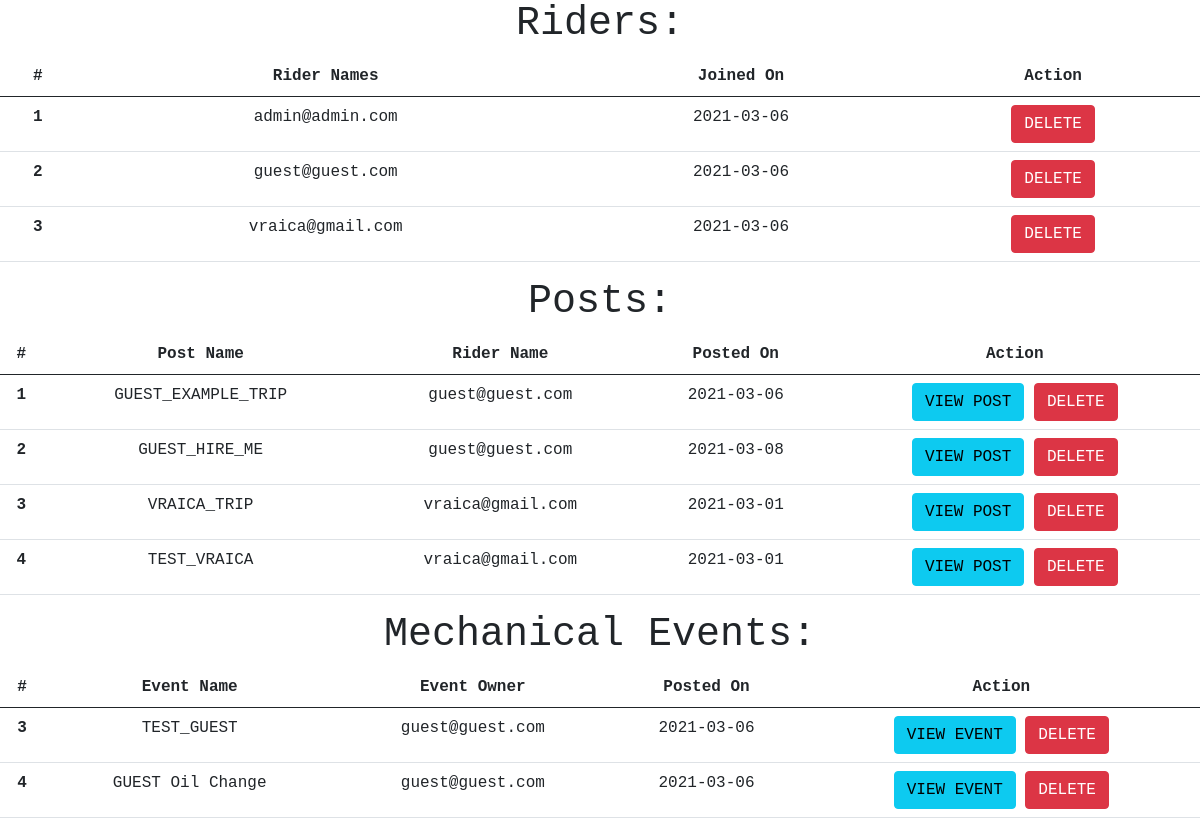
Screenshot of /ap (signed in) with the database file from the repository.
### application/models.py (models this page shows, shortened)
class Riders(db.Model, UserMixin):
    __tablename__ = 'Users_Tab'
    id = db.Column(db.Integer, primary_key=True)
    email = db.Column(db.String(100), unique=True)
    passw = db.Column(db.String(50))
    joined_on = db.Column(db.Date)

class TripRecords(db.Model):
    __tablename__ = 'TripRecords'
    id = db.Column(db.Integer, primary_key=True)
    trip_name = db.Column(db.String(100))
    trip_date = db.Column(db.Date)
    area_name = db.Column(db.String(50))
    km_travelled = db.Column(db.Integer)
    h_travelled = db.Column(db.Integer)
    km_initial = db.Column(db.Integer)
    km_final = db.Column(db.Integer)
    added_by = db.Column(db.String(100))

class MechanicalEvent(db.Model):
    __tablename__ = 'Mechanical_Tab'
    id = db.Column(db.Integer, primary_key=True)
    event_name = db.Column(db.String(100))
    event_date = db.Column(db.Date)
    event_details = db.Column(db.String(200))
    event_km = db.Column(db.Integer)
    event_cost = db.Column(db.Float)
    event_owner = db.Column(db.String(100))

### application/routes.py (the view)
@app.route('/ap')
@login_required
def admin_pannel():
    if session['logged_user'] != app.config['ADMIN_USER']:
        return redirect(url_for('login_page'))
    else:
        all_users = Riders.query.all()
        all_posts = TripRecords.query.all()
        all_events = MechanicalEvent.query.all()
        return render_template('admin_pannel.html', users=all_users, trip_posts=all_posts, mevents=all_events)

### application/routes.py (called while the page is built)
@loginMan.user_loader
def load_user(email):
    return Riders.query.filter_by(email=email).first()

### application/templates/admin_pannel.html
{%extends 'base.html'%}
{%block admin_pannel%}
<h1>Riders:</h1>
<table class="table">
    <thead>
    <tr>
        <th scope="col">#</th>
        <th scope="col">Rider Names</th>
        <th scope="col">Joined On</th>
        <th scope="col">Action</th>
    </tr>
    </thead>
    <tbody>
    {%for rider in users%}
    <tr>
        <th scope="row">{{rider.id}}</th>
        <td>{{rider.email}}</td>
        <td>{{rider.joined_on}}</td>
        <td>
            <a href="{{url_for('delete_user', rider_email=rider.email)}}" class="btn btn-danger">DELETE</a>
        </td>
    </tr>
    {%endfor%}
    </tbody>
</table>
<h1>Posts:</h1>
<table class="table">
    <thead>
    <tr>
        <th scope="col">#</th>
        <th scope="col">Post Name</th>
        <th scope="col">Rider Name</th>
        <th scope="col">Posted On</th>
        <th scope="col">Action</th>
    </tr>
    </thead>
    <tbody>
    {%for trip in trip_posts%}
    <tr>
        <th scope="row">{{trip.id}}</th>
        <td>{{trip.trip_name}}</td>
        <td>{{trip.added_by}}</td>
        <td>{{trip.trip_date}}</td>
        <td>
            <a href="{{url_for('detailed_trip', trip_name=trip.trip_name)}}" class="btn btn-info">VIEW POST</a>
            <a href="{{url_for('delete_trip', rider_email = trip.added_by, trip_name=trip.trip_name)}}"
               class="btn btn-danger">DELETE</a>
        </td>
    </tr>
    {%endfor%}
    </tbody>
</table>
<h1>Mechanical Events:</h1>
<table class="table">
    <thead>
    <tr>
        <th scope="col">#</th>
        <th scope="col">Event Name</th>
        <th scope="col">Event Owner</th>
        <th scope="col">Posted On</th>
        <th scope="col">Action</th>
    </tr>
    </thead>
    <tbody>
    {%for ev in mevents%}
    <tr>
        <th scope="row">{{ev.id}}</th>
        <td>{{ev.event_name}}</td>
        <td>{{ev.event_owner}}</td>
        <td>{{ev.event_date}}</td>
        <td>
            <a href="{{url_for('detailed_event', event_name='$' + ev.event_name)}}" class="btn btn-info">VIEW EVENT</a>
            <a href="{{url_for('delete_event', rider_email = ev.event_owner, event_name='$' + ev.event_name)}}"
               class="btn btn-danger">DELETE</a>
        </td>
    </tr>
    {%endfor%}
    </tbody>
</table>
{%endblock%}

### application/templates/base.html (shortened to what this page needs)
<!DOCTYPE html>
<html lang="en">
<head>
    <link href="https://cdn.jsdelivr.net/npm/bootstrap@5.0.0-beta2/dist/css/bootstrap.min.css" rel="stylesheet"
>
    <link rel="stylesheet" href="{{ url_for('static',filename='style.css') }}">
</head>
<body class="text-center">
{%block admin_pannel%}
{%endblock%}
</body>
</html>

### application/static/style.css (style rules this page uses)
* { font-family: 'Courier New'; }
p, h1, h3, a { font-family: 'Courier New'; }

### rows the page displays
Riders: id "1", email "admin@admin.com", joined_on "2021-03-06"
Riders: id "2", email "guest@guest.com", joined_on "2021-03-06"
Riders: id "3", email "vraica@gmail.com", joined_on "2021-03-06"
TripRecords: id "1", trip_name "GUEST_EXAMPLE_TRIP", added_by "guest@guest.com", trip_date "2021-03-06"
TripRecords: id "2", trip_name "GUEST_HIRE_ME", added_by "guest@guest.com", trip_date "2021-03-08"
TripRecords: id "3", trip_name "VRAICA_TRIP", added_by "vraica@gmail.com", trip_date "2021-03-01"
TripRecords: id "4", trip_name "TEST_VRAICA", added_by "vraica@gmail.com", trip_date "2021-03-01"
MechanicalEvent: id "3", event_name "TEST_GUEST", event_owner "guest@guest.com", event_date "2021-03-06"
MechanicalEvent: id "4", event_name "GUEST Oil Change", event_owner "guest@guest.com", event_date "2021-03-06"
